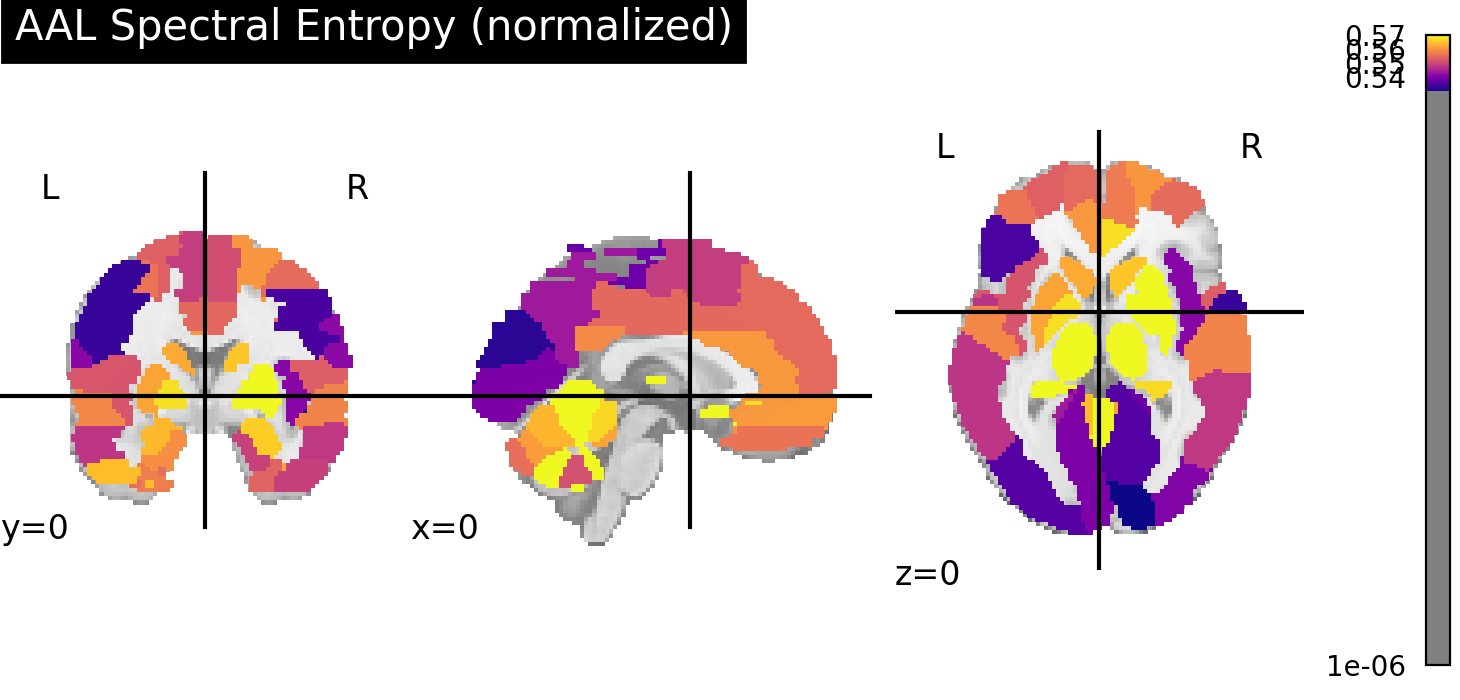

Generate this figure with Python:
"""
Simple per-ROI entropy brain map (AAL, volumetric)

- Computes spectral entropy per AAL ROI from one CSV
- Projects to AAL atlas volume and renders a single map
- No surfaces; avoids null patches seen on surface sampling
"""

import os
import numpy as np
import pandas as pd
import nibabel as nib
from nilearn import datasets, plotting, image
from scipy.signal import welch


CSV_PATH = r"C:\kpeSoundPath\rest-results-itamar\sub-001_ses-1_task-rest_aal_ts.csv"
TR_SEC = 1.0
OUTPUT_PNG = "simple_entropy_map.png"


def spectral_entropy(ts: np.ndarray, fs: float, normalize: bool = True) -> float:
    if ts is None or len(ts) < 10:
        return np.nan
    freqs, psd = welch(ts, fs=fs, nperseg=min(256, max(16, len(ts)//4)))
    s = np.sum(psd)
    if s <= 0:
        return np.nan
    psd = psd / s
    psd = psd[psd > 0]
    if psd.size == 0:
        return np.nan
    H = -np.sum(psd * np.log2(psd))
    if normalize and psd.size > 1:
        H /= np.log2(psd.size)
    return float(H)


def main():
    print("Computing simple AAL entropy map...")
    df = pd.read_csv(CSV_PATH).select_dtypes(include=[np.number])
    keep = [c for c in df.columns if df[c].std(ddof=0) > 0 and not df[c].isna().all()]
    df = df[keep]

    fs = 1.0 / TR_SEC
    roi_to_entropy = {}
    for col in df.columns:
        ts = df[col].dropna().values
        roi_to_entropy[col] = spectral_entropy(ts, fs=fs, normalize=True)

    # Fetch AAL with indices for accurate mapping
    aal = datasets.fetch_atlas_aal(version="SPM12")
    aal_img = nib.load(aal["maps"])
    labels = [lab.decode("utf-8") if isinstance(lab, bytes) else lab for lab in aal["labels"]]
    indices = list(aal["indices"]) if "indices" in aal else sorted(int(v) for v in np.unique(aal_img.get_fdata()) if v>0)[:len(labels)]
    label_to_index = {labels[i]: int(indices[i]) for i in range(len(labels))}

    # Build data volume
    atlas_data = aal_img.get_fdata()
    out_data = np.zeros_like(atlas_data, dtype=float)

    # Fill region values; missing ROIs remain 0 (background)
    for label, idx in label_to_index.items():
        val = roi_to_entropy.get(label, np.nan)
        if np.isnan(val):
            continue
        out_data[atlas_data == idx] = val

    out_img = image.new_img_like(aal_img, out_data)

    # Robust display limits
    vals = out_data[np.isfinite(out_data) & (out_data>0)]
    vmin, vmax = (0.0, 1.0)
    if vals.size:
        vmin = float(np.percentile(vals, 5))
        vmax = float(np.percentile(vals, 95))

    display = plotting.plot_stat_map(
        out_img,
        display_mode="ortho",
        cut_coords=(0,0,0),
        cmap="plasma",
        vmin=vmin, vmax=vmax,
        colorbar=True,
        title="AAL Spectral Entropy (normalized)"
    )
    display.savefig(OUTPUT_PNG, dpi=200)
    display.close()
    print(f"Saved: {OUTPUT_PNG}")


if __name__ == "__main__":
    main()
